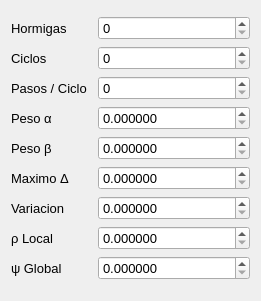
    <widget class="QWidget" name="gridLayoutWidget">
     <property name="geometry">
      <rect>
       <x>310</x>
       <y>10</y>
       <width>261</width>
       <height>301</height>
      </rect>
     </property>
     <property name="font">
      <font>
       <family>MS Shell Dlg 2</family>
      </font>
     </property>
     <layout class="QGridLayout" name="antLayout">
      <property name="spacing">
       <number>1</number>
      </property>
      <item row="6" column="0">
       <widget class="QLabel" name="tuningLabel">
        <property name="font">
         <font>
          <family>MS Shell Dlg 2</family>
          <pointsize>10</pointsize>
         </font>
        </property>
        <property name="text">
         <string>Variacion</string>
        </property>
       </widget>
      </item>
      <item row="3" column="2">
       <widget class="QDoubleSpinBox" name="alphaBox">
        <property name="sizePolicy">
         <sizepolicy hsizetype="MinimumExpanding" vsizetype="Fixed">
          <horstretch>0</horstretch>
          <verstretch>0</verstretch>
         </sizepolicy>
        </property>
        <property name="font">
         <font>
          <family>MS Shell Dlg 2</family>
          <pointsize>10</pointsize>
         </font>
        </property>
        <property name="decimals">
         <number>6</number>
        </property>
        <property name="maximum">
         <double>999999999.999999046325684</double>
        </property>
        <property name="singleStep">
         <double>0.500000000000000</double>
        </property>
       </widget>
      </item>
      <item row="5" column="0">
       <widget class="QLabel" name="deltaLabel">
        <property name="font">
         <font>
          <family>MS Shell Dlg 2</family>
          <pointsize>10</pointsize>
         </font>
        </property>
        <property name="text">
         <string>Maximo Δ</string>
        </property>
       </widget>
      </item>
      <item row="8" column="2">
       <widget class="QDoubleSpinBox" name="psiBox">
        <property name="sizePolicy">
         <sizepolicy hsizetype="MinimumExpanding" vsizetype="Fixed">
          <horstretch>0</horstretch>
          <verstretch>0</verstretch>
         </sizepolicy>
        </property>
        <property name="font">
         <font>
          <family>MS Shell Dlg 2</family>
          <pointsize>10</pointsize>
         </font>
        </property>
        <property name="decimals">
         <number>6</number>
        </property>
        <property name="maximum">
         <double>999999999.999999046325684</double>
        </property>
        <property name="singleStep">
         <double>0.010000000000000</double>
        </property>
       </widget>
      </item>
      <item row="4" column="0">
       <widget class="QLabel" name="betaLabel">
        <property name="font">
         <font>
          <family>MS Shell Dlg 2</family>
          <pointsize>10</pointsize>
         </font>
        </property>
        <property name="text">
         <string>Peso β</string>
        </property>
       </widget>
      </item>
      <item row="2" column="0">
       <widget class="QLabel" name="stepCountLabel">
        <property name="font">
         <font>
          <family>MS Shell Dlg 2</family>
          <pointsize>10</pointsize>
         </font>
        </property>
        <property name="text">
         <string>Pasos / Ciclo</string>
        </property>
       </widget>
      </item>
      <item row="7" column="2">
       <widget class="QDoubleSpinBox" name="rhoBox">
        <property name="sizePolicy">
         <sizepolicy hsizetype="MinimumExpanding" vsizetype="Fixed">
          <horstretch>0</horstretch>
          <verstretch>0</verstretch>
         </sizepolicy>
        </property>
        <property name="font">
         <font>
          <family>MS Shell Dlg 2</family>
          <pointsize>10</pointsize>
         </font>
        </property>
        <property name="decimals">
         <number>6</number>
        </property>
        <property name="maximum">
         <double>999999999.999999046325684</double>
        </property>
        <property name="singleStep">
         <double>0.010000000000000</double>
        </property>
       </widget>
      </item>
      <item row="2" column="2">
       <widget class="QSpinBox" name="stepCountBox">
        <property name="sizePolicy">
         <sizepolicy hsizetype="MinimumExpanding" vsizetype="Fixed">
          <horstretch>0</horstretch>
          <verstretch>0</verstretch>
         </sizepolicy>
        </property>
        <property name="font">
         <font>
          <family>MS Shell Dlg 2</family>
          <pointsize>10</pointsize>
         </font>
        </property>
        <property name="maximum">
         <number>999999999</number>
        </property>
        <property name="singleStep">
         <number>5</number>
        </property>
       </widget>
      </item>
      <item row="6" column="2">
       <widget class="QDoubleSpinBox" name="tuningBox">
        <property name="sizePolicy">
         <sizepolicy hsizetype="MinimumExpanding" vsizetype="Fixed">
          <horstretch>0</horstretch>
          <verstretch>0</verstretch>
         </sizepolicy>
        </property>
        <property name="font">
         <font>
          <family>MS Shell Dlg 2</family>
          <pointsize>10</pointsize>
         </font>
        </property>
        <property name="decimals">
         <number>6</number>
        </property>
        <property name="maximum">
         <double>999999999.999999046325684</double>
        </property>
        <property name="singleStep">
         <double>0.000005000000000</double>
        </property>
       </widget>
      </item>
      <item row="4" column="2">
       <widget class="QDoubleSpinBox" name="betaBox">
        <property name="sizePolicy">
         <sizepolicy hsizetype="MinimumExpanding" vsizetype="Fixed">
          <horstretch>0</horstretch>
          <verstretch>0</verstretch>
         </sizepolicy>
        </property>
        <property name="font">
         <font>
          <family>MS Shell Dlg 2</family>
          <pointsize>10</pointsize>
         </font>
        </property>
        <property name="decimals">
         <number>6</number>
        </property>
        <property name="maximum">
         <double>999999999.999999046325684</double>
        </property>
        <property name="singleStep">
         <double>0.050000000000000</double>
        </property>
       </widget>
      </item>
      <item row="5" column="2">
       <widget class="QDoubleSpinBox" name="deltaBox">
        <property name="sizePolicy">
         <sizepolicy hsizetype="MinimumExpanding" vsizetype="Fixed">
          <horstretch>0</horstretch>
          <verstretch>0</verstretch>
         </sizepolicy>
        </property>
        <property name="font">
         <font>
          <family>MS Shell Dlg 2</family>
          <pointsize>10</pointsize>
         </font>
        </property>
        <property name="decimals">
         <number>6</number>
        </property>
        <property name="maximum">
         <double>999999999.999999046325684</double>
        </property>
        <property name="singleStep">
         <double>0.000005000000000</double>
        </property>
       </widget>
      </item>
      <item row="8" column="0">
       <widget class="QLabel" name="psiLabel">
        <property name="font">
         <font>
          <family>MS Shell Dlg 2</family>
          <pointsize>10</pointsize>
         </font>
        </property>
        <property name="text">
         <string>ψ Global</string>
        </property>
       </widget>
      </item>
      <item row="7" column="0">
       <widget class="QLabel" name="rhoLabel">
        <property name="font">
         <font>
          <family>MS Shell Dlg 2</family>
          <pointsize>10</pointsize>
         </font>
        </property>
        <property name="text">
         <string>ρ Local</string>
        </property>
       </widget>
      </item>
      <item row="0" column="1">
       <spacer name="leftSpacer">
        <property name="font">
         <font>
          <family>MS Shell Dlg 2</family>
         </font>
        </property>
        <property name="orientation">
         <enum>Qt::Horizontal</enum>
        </property>
        <property name="sizeType">
         <enum>QSizePolicy::Fixed</enum>
        </property>
        <property name="sizeHint" stdset="0">
         <size>
          <width>10</width>
          <height>20</height>
         </size>
        </property>
       </spacer>
      </item>
      <item row="3" column="0">
       <widget class="QLabel" name="alphaLabel">
        <property name="font">
         <font>
          <family>MS Shell Dlg 2</family>
          <pointsize>10</pointsize>
         </font>
        </property>
        <property name="text">
         <string>Peso α</string>
        </property>
       </widget>
      </item>
      <item row="1" column="0">
       <widget class="QLabel" name="cycleCountLabel">
        <property name="font">
         <font>
          <family>MS Shell Dlg 2</family>
          <pointsize>10</pointsize>
         </font>
        </property>
        <property name="text">
         <string>Ciclos</string>
        </property>
       </widget>
      </item>
      <item row="0" column="2">
       <widget class="QSpinBox" name="antCountBox">
        <property name="sizePolicy">
         <sizepolicy hsizetype="MinimumExpanding" vsizetype="Fixed">
          <horstretch>0</horstretch>
          <verstretch>0</verstretch>
         </sizepolicy>
        </property>
        <property name="font">
         <font>
          <family>MS Shell Dlg 2</family>
          <pointsize>10</pointsize>
         </font>
        </property>
        <property name="maximum">
         <number>999999999</number>
        </property>
        <property name="singleStep">
         <number>10</number>
        </property>
        <property name="value">
         <number>0</number>
        </property>
       </widget>
      </item>
      <item row="1" column="2">
       <widget class="QSpinBox" name="cycleCountBox">
        <property name="sizePolicy">
         <sizepolicy hsizetype="MinimumExpanding" vsizetype="Fixed">
          <horstretch>0</horstretch>
          <verstretch>0</verstretch>
         </sizepolicy>
        </property>
        <property name="font">
         <font>
          <family>MS Shell Dlg 2</family>
          <pointsize>10</pointsize>
         </font>
        </property>
        <property name="maximum">
         <number>999999999</number>
        </property>
        <property name="singleStep">
         <number>1</number>
        </property>
       </widget>
      </item>
      <item row="0" column="0">
       <widget class="QLabel" name="antCountLabel">
        <property name="font">
         <font>
          <family>MS Shell Dlg 2</family>
          <pointsize>10</pointsize>
         </font>
        </property>
        <property name="text">
         <string>Hormigas</string>
        </property>
       </widget>
      </item>
     </layout>
    </widget>
